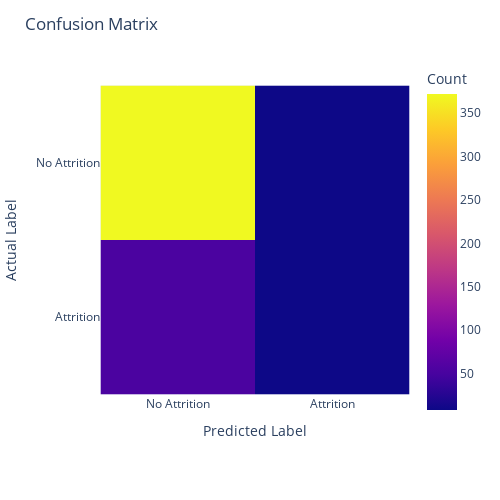

Notebook code cell kept with this figure:
### Code cell
import plotly.express as px
import pandas as pd

# Assuming 'conf_matrix' is your confusion matrix obtained from the model
conf_matrix_df = pd.DataFrame(conf_matrix, index=['No Attrition', 'Attrition'], columns=['Predicted No Attrition', 'Predicted Attrition'])

# Creating an interactive heatmap
fig = px.imshow(conf_matrix_df,
                labels=dict(x="Predicted Label", y="Actual Label", color="Count"),
                x=['No Attrition', 'Attrition'],
                y=['No Attrition', 'Attrition'])
fig.update_layout(title="Confusion Matrix", width=500, height=500)
fig.show()

### Figure 1 — Plotly figure (JSON) as saved in the notebook; plotly's stock layout.template omitted (floating-point values rounded to 4 significant figures)
{"data": [{"coloraxis": "coloraxis", "hovertemplate": "Predicted Label: %{x}<br>Actual Label: %{y}<br>Count: %{z}<extra></extra>", "name": "0", "type": "heatmap", "x": ["No Attrition", "Attrition"], "xaxis": "x", "y": ["No Attrition", "Attrition"], "yaxis": "y", "z": [[372, 8], [53, 8]]}], "layout": {"coloraxis": {"colorbar": {"title": {"text": "Count"}}, "colorscale": [[0, "#0d0887"], [0.1111, "#46039f"], [0.2222, "#7201a8"], [0.3333, "#9c179e"], [0.4444, "#bd3786"], [0.5556, "#d8576b"], [0.6667, "#ed7953"], [0.7778, "#fb9f3a"], [0.8889, "#fdca26"], [1, "#f0f921"]]}, "height": 500, "margin": {"t": 60}, "title": {"text": "Confusion Matrix"}, "width": 500, "xaxis": {"anchor": "y", "constrain": "domain", "domain": [0, 1], "scaleanchor": "y", "title": {"text": "Predicted Label"}}, "yaxis": {"anchor": "x", "autorange": "reversed", "constrain": "domain", "domain": [0, 1], "title": {"text": "Actual Label"}}}}
